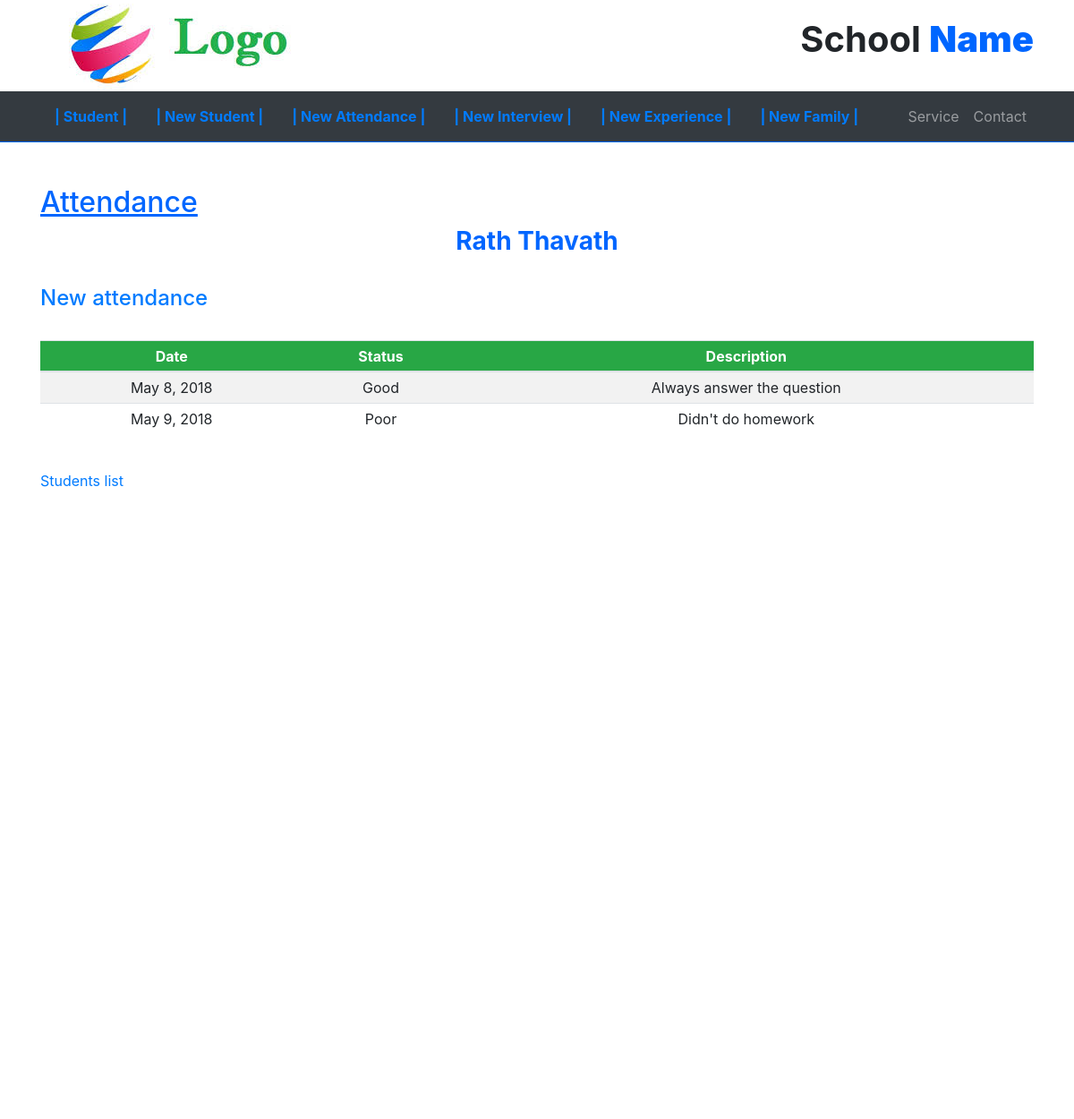
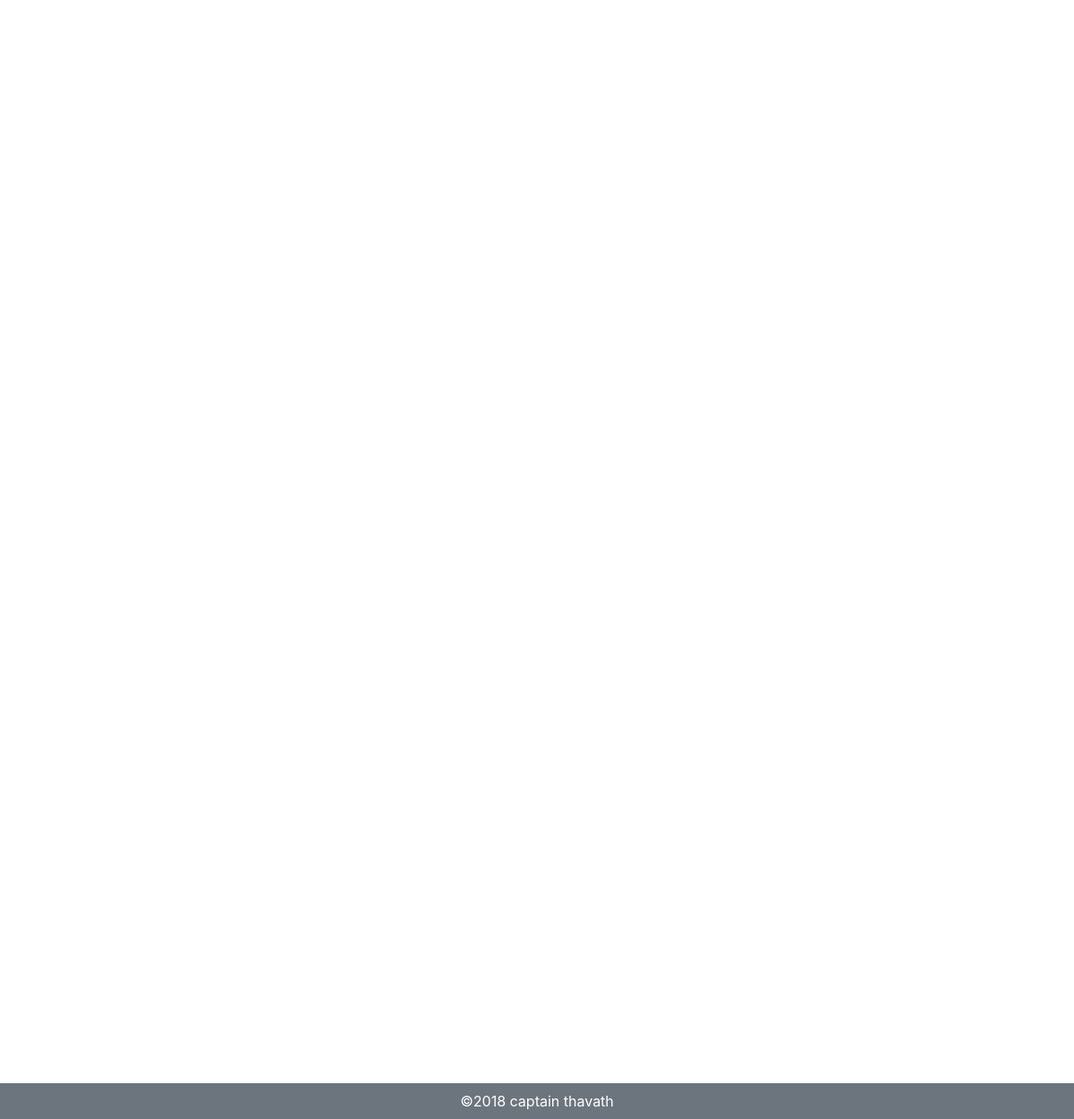
/students/1/detail/attendance/, run on the app's committed database (2 pictures, top to bottom).
### students/models.py (models this page shows, shortened)
class Student(models.Model):
	english_name = models.CharField(max_length=200)
	khmer_name = models.CharField(max_length=200, blank=True)
	japanese_name = models.CharField(max_length=200, blank=True)
	nationality = models.CharField(max_length=50)
	place_of_birth = models.CharField(max_length=200)
	card_id = models.CharField(max_length=100, blank=True)
	khmer_salary = models.FloatField(max_length=10, default=150, blank=True)
	EDU = (
		('Primary School','Primary School'),
		('Secondary School','Secondary School'),
		('High School','High School'),
		('University','University'),
		('Vocation School', 'Vocation Shool'),
		('Traning School','Traning School'),
		)
	education = models.CharField(max_length=200, choices=EDU)
	date_of_birth = models.DateField(auto_now=False, auto_now_add=False)
	age = models.PositiveIntegerField(default=0)
	GENDER = (
			('Male','Male'),
			('Female','Female'),
		)
	gender = models.CharField(max_length=200,choices=GENDER)
	state_of_healt = models.CharField(max_length=20, blank=True)
	blood_type = models.CharField(max_length=20, blank=True)
	vision = models.CharField(max_length=50, blank=True)
	interest = models.CharField(max_length=50, blank=True)
	year_of_experience = models.IntegerField(default=0)
	MARRIED = (
			('Yes','Yes'),
			('No','No'),
		)
	married = models.CharField(max_length=50, choices=MARRIED)
	position = models.CharField(max_length=50, blank=True)
	behavior = models.CharField(max_length=50, blank=True)
	went_to_japan = models.CharField(max_length=50, choices=MARRIED)
	japanese_conversation = models.CharField(max_length=50, choices=MARRIED)
	height = models.CharField(max_length=50, blank=True)
	weight = models.CharField(max_length=50, blank=True)
	current_address = models.CharField(max_length=200)
	REASON = (
		('Increase Revenue','Increase Revenue'),
		('Respect to parents','Respect to parents'),
		('Improve Living','Improve Living'),
		('Education','Education'),
		('Other Reason','Other Reason'),
		)
	reason = models.CharField(max_length=255, choices=REASON)
	arrang_money = models.TextField(max_length=255, blank=True)
	COMPANY=(
		('Company 168','Company 168'),
		('Phnom Penh Thmey','Phnom Penh Thmey'),
		('CL Supply Company','CL Supply COMPANY'),
		('Other Company','Other Company'),
		)
	sending_company = models.CharField(max_length=200, choices=COMPANY)
	LEVEL = (
		('level','level'),
		('N5','N5'),
		('N4','N4'),
		('N3','N3'),
		('N2','N2'),
		('N1','N1'),
	)
	japanese_level = models.CharField(max_length=50, choices=LEVEL)
	field_of_work = models.CharField(max_length=50, blank=True)
	date_go_japan = models.DateField(auto_now_add=False, auto_now=False, blank=True)
	prefecture = models.CharField(max_length=50, blank=True)
	zip_code = models.CharField(max_length=50, blank=True)
	address_in_japan = models.CharField(max_length=200)
	grammer_level = models.CharField(max_length=200, blank=True)
	idiom_level = models.CharField(max_length=200, blank=True)
	conversation_level = models.CharField(max_length=200, blank=True)
	life_attitude = models.CharField(max_length=200, blank=True)
	course_type = models.CharField(max_length=100, blank=True)
	last_peroid_of_study = models.DateField(auto_now=False, auto_now_add=False, blank=True)
	university_name = models.CharField(max_length=200, blank=True)
	subject_name = models.CharField(max_length=100, blank=True)
	teacher_name = models.CharField(max_length=50, blank=True)
	book_type = models.CharField(max_length=50, blank=True)
	start_date = models.DateField(blank=True)
	end_date = models.DateField(blank=True)
	status = models.CharField(max_length=50, blank=True)
	description = models.CharField(max_length=255, blank=True)
	admin_name = models.CharField(max_length=50, blank=True)
	email_address = models.EmailField(max_length=255, blank=True)
	phone_number = models.CharField(max_length=255, blank=True)

class Attendance(models.Model):
	student = models.ForeignKey(Student, on_delete=models.CASCADE)
	date_study = models.DateField()
	status = models.CharField(max_length=100, blank=True)
	description = models.CharField(max_length=200, blank=True)

### students/views.py (the view)
# urls.py: url(r'^(?P<pk>[0-9]+)/detail/attendance/$', views.attendance, name='attendance'),
def attendance(request, pk=None):
    student = get_object_or_404(Student, pk=pk)
    attendances = get_list_or_404(Attendance, student = student)
    context = { 'student' : student, 'attendances' : attendances }
    return render(request, 'students/attendance.html', context )

### students/templates/students/attendance.html
{% extends 'students/base.html' %}
{% block content %}
<br><br>
   <div class="container">
      {% if student %}
         {% if attendances %}
            <h2 style="color: #0066ff;"><u>Attendance</u></h2>
            <h3 style="text-align: center; "><b style="color: #0066ff;">{{ student.english_name }}</b></h2><br>
            <h4><a href="{% url 'students:new_attendance' %}">New attendance</a></h4><br>
               <table class="table table-hover table-sm table-striped table-responsive-sm " style="text-align: center;">
                  <thead class="bg-success" style="color: white; height: 30px;">
                     <tr>
                        <th>Date</th>
                        <th>Status</th>
                        <th>Description</th>
                     </tr>
                  </thead>
                  <tbody class=" table-sm table-hover" >
                     {% for attendance in attendances %}
                     <tr class=" table-sm table-hover" >
                        <td>{{ attendance.date_study }}</td>
                        <td>{{ attendance.status }}</td>
                        <td>{{ attendance.description }}</td>
                     </tr>
                     {% endfor %}
                  </tbody>
               </table>
               <br>
               <a href="{% url 'students:index' %}">Students list</a>
         {% else %}
                <p>No Attendance are available.</p>
         {% endif %}
      {% else %}
          <p>No Attendance are available.</p>
      {% endif %}
      </div>
{% endblock %}

### students/static/students/index.css (style rules this page uses)
body { background-color: green; position: relative; }

### data on the page
Student: english_name "Rath Thavath"
Attendance: date_study "May 8, 2018", status "Good", description "Always answer the question"
Attendance: date_study "May 9, 2018", status "Poor", description "Didn't do homework"
